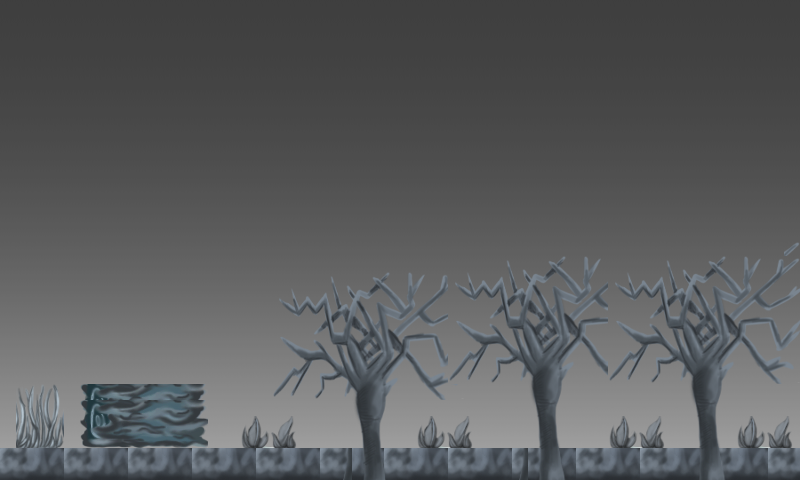

A 2D game scene composited from a Tiled map and its tileset images. What follows is a short description and the map's XML, with each tile layer's data collapsed to a summary:
An orthogonal 50x30 tile map with 16x16 px tiles, 3 tile layers (Tile Layer 1, Tile Layer 2, Tile Layer 3), 2 tilesets and 49 objects (31x fixture, 18x object).

<map version="1.0" orientation="orthogonal" renderorder="right-down" width="50" height="30" tilewidth="16" tileheight="16" nextobjectid="52">
 <tileset firstgid="1" name="snow_3" tilewidth="16" tileheight="16">
  <image source="../assets/snow_3.png" width="512" height="640" />
 </tileset>
 <tileset firstgid="1281" name="mon" tilewidth="16" tileheight="16">
  <image source="../assets/mon.png" width="640" height="480" />
 </tileset>
 <layer name="Tile Layer 1" width="50" height="30">
  <data>[1500 cells, 1400 non-empty, 28 distinct tile ids]</data>
 </layer>
 <layer name="Tile Layer 2" width="50" height="30">
  <data>[1500 cells, 100 non-empty, 8 distinct tile ids]</data>
 </layer>
 <layer name="Tile Layer 3" width="50" height="30">
  <data>[1500 cells, 417 non-empty, 165 distinct tile ids]</data>
 </layer>
 <objectgroup name="Object Layer 1">
  <object id="1" name="slingshot" type="object" x="95.5" y="293" width="46" height="96">
   <properties>
    <property name="groupIndex" value="-1" />
    <property name="userData" value="sling" />
   </properties>
  </object>
  <object id="2" name="middleSlingshot2" type="object" x="133.5" y="303" width="13" height="10">
   <properties>
    <property name="isSensor" value="true" />
    <property name="userData" value="middleSlingshot2" />
   </properties>
  </object>
  <object id="3" name="middleBall" type="object" x="119.591" y="300.303" width="10" height="9">
   <properties>
    <property name="isSensor" value="true" />
    <property name="userData" value="middleBall" />
   </properties>
  </object>
  <object id="4" name="middleSlingshot1" type="object" x="102" y="303" width="13" height="10">
   <properties>
    <property name="isSensor" value="true" />
    <property name="userData" value="middleSlingshot1" />
   </properties>
  </object>
  <object id="5" name="ptiche1" type="object" x="298" y="279.333" width="36" height="23.3333">
   <properties>
    <property name="isSensor" value="true" />
    <property name="userData" value="qice" />
   </properties>
  </object>
  <object id="6" name="egg1point1" type="fixture" x="385.5" y="150.5" width="11" height="11">
   <properties>
    <property name="body" value="ptiche1" />
    <property name="isSensor" value="true" />
    <property name="userData" value="egg1point1" />
   </properties>
   <ellipse />
  </object>
  <object id="7" name="egg1point1" type="fixture" x="343.5" y="257.5" width="11" height="11">
   <properties>
    <property name="body" value="ptiche1" />
    <property name="isSensor" value="true" />
    <property name="userData" value="egg1point1" />
   </properties>
   <ellipse />
  </object>
  <object id="8" name="egg1point1" type="fixture" x="278.5" y="261.5" width="11" height="11">
   <properties>
    <property name="body" value="ptiche1" />
    <property name="isSensor" value="true" />
    <property name="userData" value="egg1point1" />
   </properties>
   <ellipse />
  </object>
  <object id="9" name="egg1point1" type="fixture" x="252.5" y="200.5" width="11" height="11">
   <properties>
    <property name="body" value="ptiche1" />
    <property name="isSensor" value="true" />
    <property name="userData" value="egg1point1" />
   </properties>
   <ellipse />
  </object>
  <object id="10" name="egg1point1" type="fixture" x="174.5" y="109.5" width="11" height="11">
   <properties>
    <property name="body" value="ptiche1" />
    <property name="isSensor" value="true" />
    <property name="userData" value="egg1point1" />
   </properties>
   <ellipse />
  </object>
  <object id="11" name="egg1point1" type="fixture" x="450.5" y="90.5" width="11" height="11">
   <properties>
    <property name="body" value="ptiche1" />
    <property name="isSensor" value="true" />
    <property name="userData" value="egg1point1" />
   </properties>
   <ellipse />
  </object>
  <object id="12" name="ptiche2" type="object" x="396" y="260.333" width="36" height="23.3333">
   <properties>
    <property name="isSensor" value="true" />
    <property name="userData" value="qice" />
   </properties>
  </object>
  <object id="13" name="egg1point1" type="fixture" x="468.5" y="145.5" width="11" height="11">
   <properties>
    <property name="body" value="ptiche2" />
    <property name="isSensor" value="true" />
    <property name="userData" value="egg1point1" />
   </properties>
   <ellipse />
  </object>
  <object id="14" name="egg1point1" type="fixture" x="439.5" y="243.5" width="11" height="11">
   <properties>
    <property name="body" value="ptiche2" />
    <property name="isSensor" value="true" />
    <property name="userData" value="egg1point1" />
   </properties>
   <ellipse />
  </object>
  <object id="15" name="egg1point1" type="fixture" x="382.5" y="240.5" width="11" height="11">
   <properties>
    <property name="body" value="ptiche2" />
    <property name="isSensor" value="true" />
    <property name="userData" value="egg1point1" />
   </properties>
   <ellipse />
  </object>
  <object id="16" name="egg1point1" type="fixture" x="338.5" y="193.5" width="11" height="11">
   <properties>
    <property name="body" value="ptiche2" />
    <property name="isSensor" value="true" />
    <property name="userData" value="egg1point1" />
   </properties>
   <ellipse />
  </object>
  <object id="17" name="egg1point1" type="fixture" x="277.5" y="98.5" width="11" height="11">
   <properties>
    <property name="body" value="ptiche2" />
    <property name="isSensor" value="true" />
    <property name="userData" value="egg1point1" />
   </properties>
   <ellipse />
  </object>
  <object id="18" name="egg1point1" type="fixture" x="512.5" y="82.5" width="11" height="11">
   <properties>
    <property name="body" value="ptiche2" />
    <property name="isSensor" value="true" />
    <property name="userData" value="egg1point1" />
   </properties>
   <ellipse />
  </object>
  <object id="19" name="ptiche3" type="object" x="555.5" y="248.583" width="36" height="23.3333">
   <properties>
    <property name="isSensor" value="true" />
    <property name="userData" value="qice" />
   </properties>
  </object>
  <object id="20" name="egg1point1" type="fixture" x="626.5" y="159.5" width="11" height="11">
   <properties>
    <property name="body" value="ptiche3" />
    <property name="isSensor" value="true" />
    <property name="userData" value="egg1point1" />
   </properties>
   <ellipse />
  </object>
  <object id="21" name="egg1point1" type="fixture" x="597" y="229.75" width="11" height="11">
   <properties>
    <property name="body" value="ptiche3" />
    <property name="isSensor" value="true" />
    <property name="userData" value="egg1point1" />
   </properties>
   <ellipse />
  </object>
  <object id="22" name="egg1point1" type="fixture" x="534" y="227.75" width="11" height="11">
   <properties>
    <property name="body" value="ptiche3" />
    <property name="isSensor" value="true" />
    <property name="userData" value="egg1point1" />
   </properties>
   <ellipse />
  </object>
  <object id="23" name="egg1point1" type="fixture" x="493.5" y="185.5" width="11" height="11">
   <properties>
    <property name="body" value="ptiche3" />
    <property name="isSensor" value="true" />
    <property name="userData" value="egg1point1" />
   </properties>
   <ellipse />
  </object>
  <object id="24" name="egg1point1" type="fixture" x="478.5" y="85.5" width="11" height="11">
   <properties>
    <property name="body" value="ptiche3" />
    <property name="isSensor" value="true" />
    <property name="userData" value="egg1point1" />
   </properties>
   <ellipse />
  </object>
  <object id="25" name="egg1point1" type="fixture" x="658.5" y="70.5" width="11" height="11">
   <properties>
    <property name="body" value="ptiche3" />
    <property name="isSensor" value="true" />
    <property name="userData" value="egg1point1" />
   </properties>
   <ellipse />
  </object>
  </objectgroup>
</map>
<!-- 24 of 49 objects omitted -->
